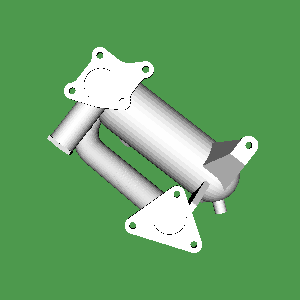

The script that drew this image:
#!/usr/bin/env python

# Read a single-patch STL file via vtkFileResourceStream and render.

import os

import vtkmodules.vtkInteractionStyle  # noqa: F401
import vtkmodules.vtkRenderingFreeType  # noqa: F401
import vtkmodules.vtkRenderingOpenGL2  # noqa: F401

from vtkmodules.vtkIOCore import vtkFileResourceStream
from vtkmodules.vtkIOGeometry import vtkSTLReader
from vtkmodules.vtkRenderingCore import (
    vtkActor,
    vtkPolyDataMapper,
    vtkRenderWindow,
    vtkRenderWindowInteractor,
    vtkRenderer,
)

# Source
data_dir = os.environ.get("VPE_DATA_DIR", os.path.dirname(os.path.abspath(__file__)))

# Open file via stream
file_stream = vtkFileResourceStream()
file_stream.Open(os.path.join(data_dir, "42400-IDGH.stl"))

# Read STL from stream
stl_reader = vtkSTLReader()
stl_reader.SetStream(file_stream)
stl_reader.Update()

# Mapper
poly_mapper = vtkPolyDataMapper()
poly_mapper.SetInputConnection(stl_reader.GetOutputPort())

# Actor
stl_actor = vtkActor()
stl_actor.SetMapper(poly_mapper)

# Renderer
renderer = vtkRenderer()
renderer.AddActor(stl_actor)
renderer.SetBackground(0.3, 0.6, 0.3)

# Render window
render_window = vtkRenderWindow()
render_window.AddRenderer(renderer)
render_window.SetWindowName("stl reader stream single patch")
render_window.SetMultiSamples(0)
render_window.SetSize(300, 300)

# Interactor
interactor = vtkRenderWindowInteractor()
interactor.SetRenderWindow(render_window)

# Scene
renderer.ResetCamera()

interactor.Initialize()
interactor.Start()
